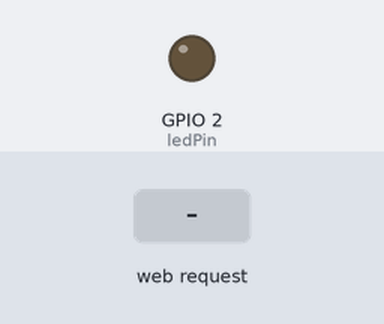
The sketch below on a simulated ESP32. On the bench: output pins drawn as LEDs (lit = HIGH). Inputs (shaded band) come from the test bench. WiFi joins after 1.5 s; servers stay silent unless stated; what the sketch prints to the serial monitor is not drawn.

Above: at 2.7 s.
2.8 s: HTTP request GET /LED_ON received
At 3.1 s:
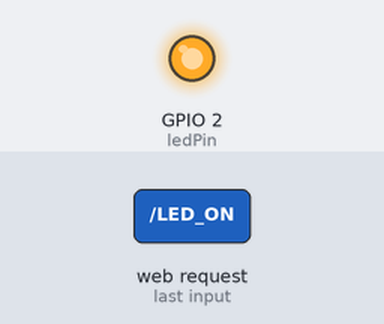
4.3 s: HTTP request GET /LED_OFF received
At 5.5 s:
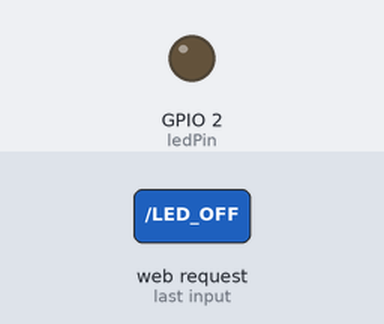
Timing chart, 0 to 7.3 s (numbered marks = the images above; inputs shaded):
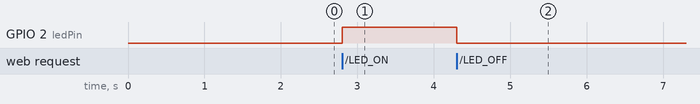

The sketch:

testingiot3LED_control.ino
```cpp
#include <WiFi.h>
#include <WebServer.h>

// WiFi credentials
const char* ssid = "*****";       // Replace with your WiFi SSID
const char* password = "******";  // Replace with your WiFi password

// Create a web server object
WebServer server(80);

// LED pin
const int ledPin = 2; // GPIO2  (D2) for the LED

// Function prototypes
void handleRoot();
void handleLEDOn();
void handleLEDOff();
void handleNotFound();

void setup() {
  // Start Serial communication
  Serial.begin(115200);
  delay(10);

  // Configure LED pin as output
  pinMode(ledPin, OUTPUT);
  digitalWrite(ledPin, LOW); // Ensure LED is off initially

  // Connect to WiFi
  Serial.println("Connecting to WiFi...");
  WiFi.begin(ssid, password);

  while (WiFi.status() != WL_CONNECTED) {
    delay(500);
    Serial.print(".");
  }

  Serial.println("\nWiFi connected.");
  Serial.print("IP address: ");
  Serial.println(WiFi.localIP());

  // Define server routes
  server.on("/", HTTP_GET, handleRoot);       // Root route
  server.on("/LED_ON", HTTP_GET, handleLEDOn); // Turn LED on
  server.on("/LED_OFF", HTTP_GET, handleLEDOff); // Turn LED off
  server.onNotFound(handleNotFound);          // Handle unknown routes

  // Start the server
  server.begin();
  Serial.println("HTTP server started.");
}

void handleRoot() {
  // Send a simple response
  String message = "Welcome to the LED control server!\n";
  message += "Use /LED_ON to turn the LED on.\n";
  message += "Use /LED_OFF to turn the LED off.";
  server.send(200, "text/plain", message);
}

void handleLEDOn() {
  digitalWrite(ledPin, HIGH); // Turn the LED on
  Serial.println("LED turned ON");
  server.send(200, "text/plain", "LED is now ON");
}

void handleLEDOff() {
  digitalWrite(ledPin, LOW); // Turn the LED off
  Serial.println("LED turned OFF");
  server.send(200, "text/plain", "LED is now OFF");
}

void handleNotFound() {
  server.send(404, "text/plain", "404: Not found");
}

void loop() {
  server.handleClient(); // Handle incoming client requests
}
```

Measured:
- after the input at 2.8 s, GPIO 2 (ledPin): LOW → HIGH at once
- after the input at 4.3 s, GPIO 2 (ledPin): HIGH → LOW at once
